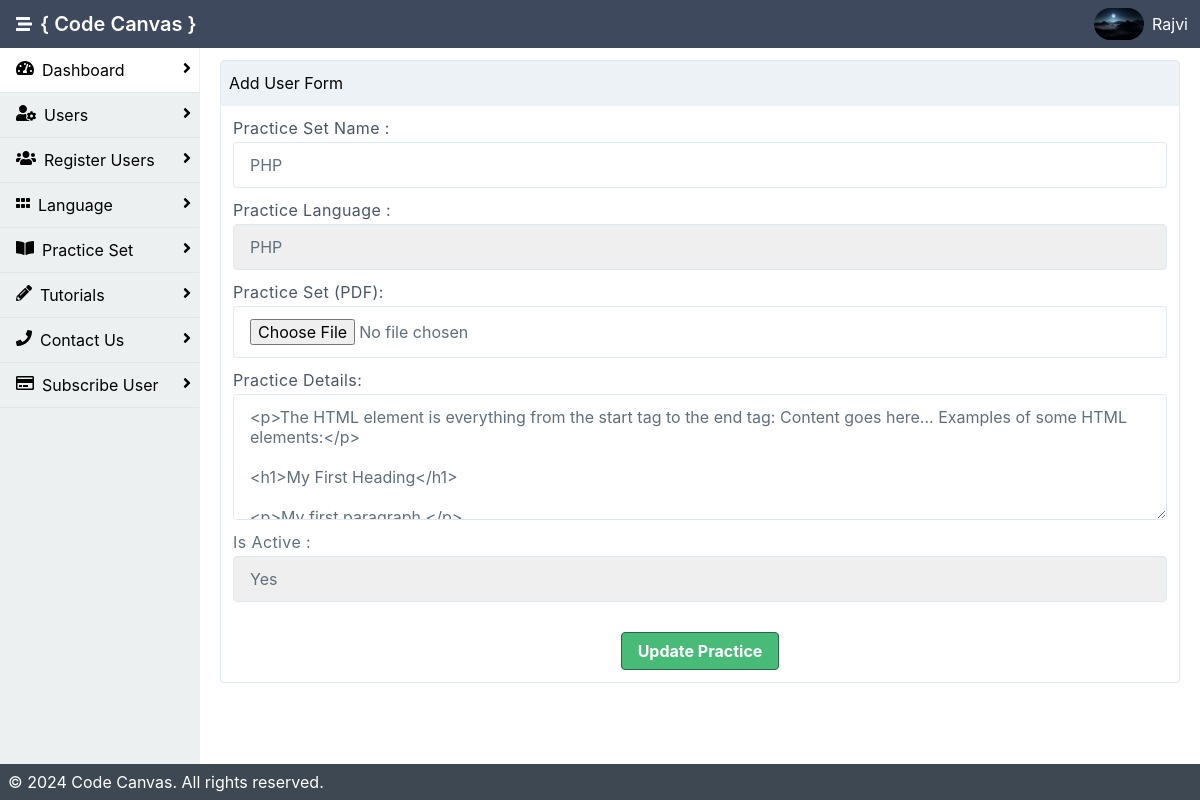
The app's page /admin/edit_prac.php?prcid=1 (signed in), older data.
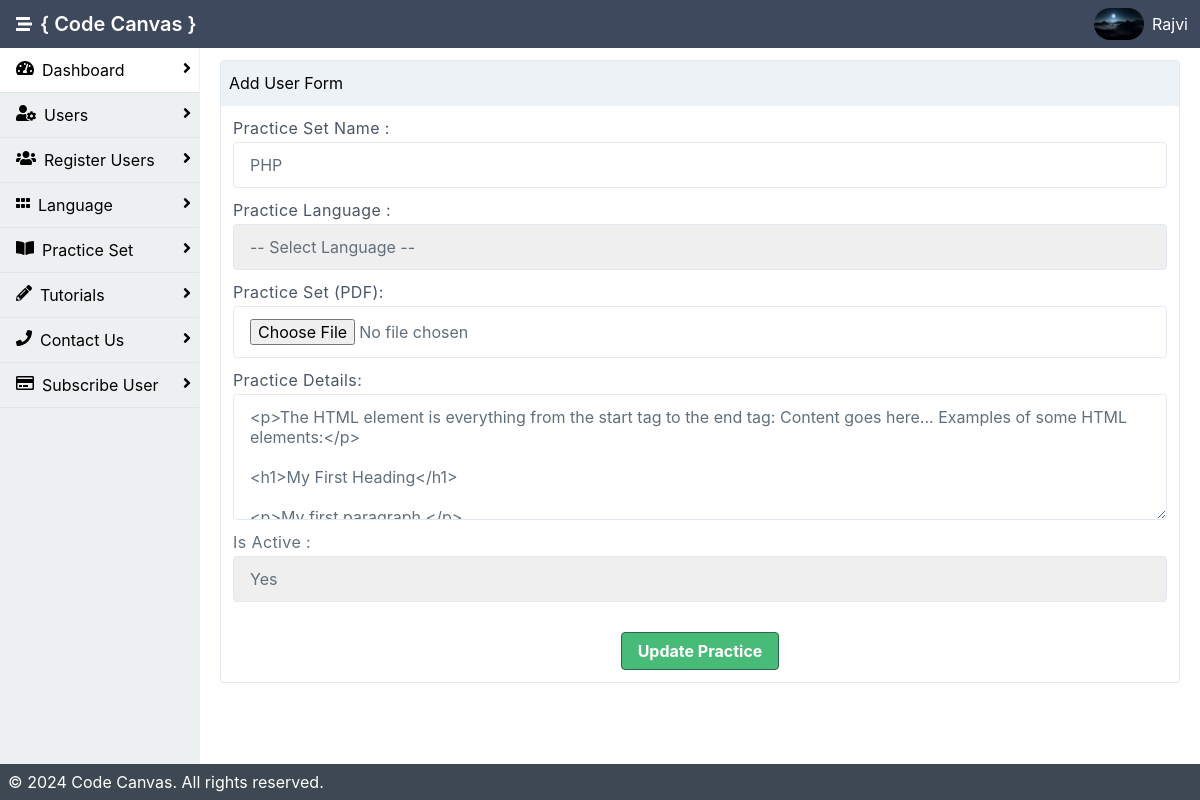
The same page, newer data.
### tables this page shows
CREATE TABLE `practice` (
  `id` int(200) NOT NULL,
  `prc_lang` varchar(200) NOT NULL,
  `prc_pdf` varchar(200) NOT NULL,
  `prc_name` varchar(200) NOT NULL,
  `detail` varchar(500) NOT NULL,
  `is_active` int(11) NOT NULL DEFAULT 0,
  `created_date` date NOT NULL DEFAULT current_timestamp()
);

CREATE TABLE `lang` (
  `langid` int(11) NOT NULL,
  `lang_name` varchar(200) NOT NULL,
  `lang_type` varchar(200) NOT NULL,
  `is_active` int(11) DEFAULT 1
);

### admin/edit_prac.php (the view, shortened to what the changed rows need)
<!DOCTYPE html>
<html lang="en">
<div class="mx-auto bg-grey-400">
    <div class="min-h-screen flex flex-col">
        <?php include 'inc/header.php';
        ?>
        <div class="flex flex-1">
            <main class="bg-white-500 flex-1 p-3 overflow-hidden">
<div class="flex flex-1  flex-col md:flex-row lg:flex-row mx-2">
                        <div class="mb-2 border-solid border-gray-300 rounded border shadow-sm w-full">
                            <?php
                            $prcid = $_REQUEST['prcid'];
                            $qry = "SELECT * FROM practice WHERE id ='".$prcid."'";
                            $res = mysqli_query($con , $qry);
                            $data = mysqli_fetch_assoc($res);
                            ?>
                            <div class="p-3">
                                <form class="w-full" id="userform" action="" method="post">
                                <div class="flex flex-wrap">
                                        <label class="block tracking-wide text-gray-700 mb-1"
                                               for="grid-first-name">
                                            Practice Set Name :
                                        </label>
                                        <input class="appearance-none block w-full bg-grey-200 text-grey-darker border border-grey-200 rounded py-3 px-4 mb-3 leading-tight focus:outline-none focus:bg-white focus:border-grey"
                                               id="name" type="text" placeholder="PHP Function" name="name" value="<?php echo $data['prc_name']; ?>">
                                    </div>
                                    <div class="flex flex-wrap">
                                    <label class="block tracking-wide text-gray-700 mb-1"
                                                   for="grid-first-name">
                                                   Practice Language :
                                            </label>
                                            <select class="appearance-none block w-full bg-grey-200 text-grey-darker border border-grey-200 rounded py-3 px-4 mb-3 leading-tight focus:outline-none focus:bg-white focus:border-grey"
                                                        id="lang" name="lang">
                                                    <option>-- Select Language --</option>
                                                    <?php
                                                    $data1 = "SELECT * FROM lang";
                                                    $res = mysqli_query($con, $data1);
                                                    while($row = mysqli_fetch_assoc($res)){ ?>
                                                        <option value="<?php echo $row['lang_name']; ?>"<?php if($data['prc_lang'] == $row['lang_name']){ echo 'selected'; } ?> >
                                                            <?php echo $row['lang_name']; ?>
                                                        </option>
                                                   <?php } ?>
                                                </select>
                                    </div>
                                        <div class="flex flex-wrap">
                                            <label class="block tracking-wide text-gray-700 mb-1" for="grid-type">Practice Details:</label>
                                            <textarea class="ckeditor appearance-none block w-full bg-grey-200 text-grey-darker border border-grey-200 rounded py-3 px-4 mb-3 leading-tight focus:outline-none focus:bg-white focus:border-grey" name="editor" id="editor" rows="5" cols="80"><?php echo $data['detail']; ?></textarea>
                                        </div>
                                    <div class="flex flex-wrap">
                                            <label class="block tracking-wide text-grey-darker mb-1"
                                                   for="grid-active">
                                                Is Active :
                                            </label>
                                            <select class="block appearance-none w-full bg-grey-200 border border-grey-200 text-grey-darker py-3 px-4 pr-8 rounded leading-tight focus:outline-none focus:bg-white focus:border-grey"
                                                        id="is_active" name="is_active">
                                                        <option value="1" <?php if(isset($data['is_active']) && $data['is_active'] == '1'){ echo 'selected'; } ?>>Yes</option>
                                                </select>
                                        </div>
                                </form>
                            </div>
                        </div>
                    </div>
                </div>
        </div>
    </div>
</body>
</html>

Row changes from the older to the newer data that the page shows:
changed practice "PHP": lang "PHP" → (not shown)
Text that changed along with them:
form field lang: (not shown) → "-- Select Language --"
